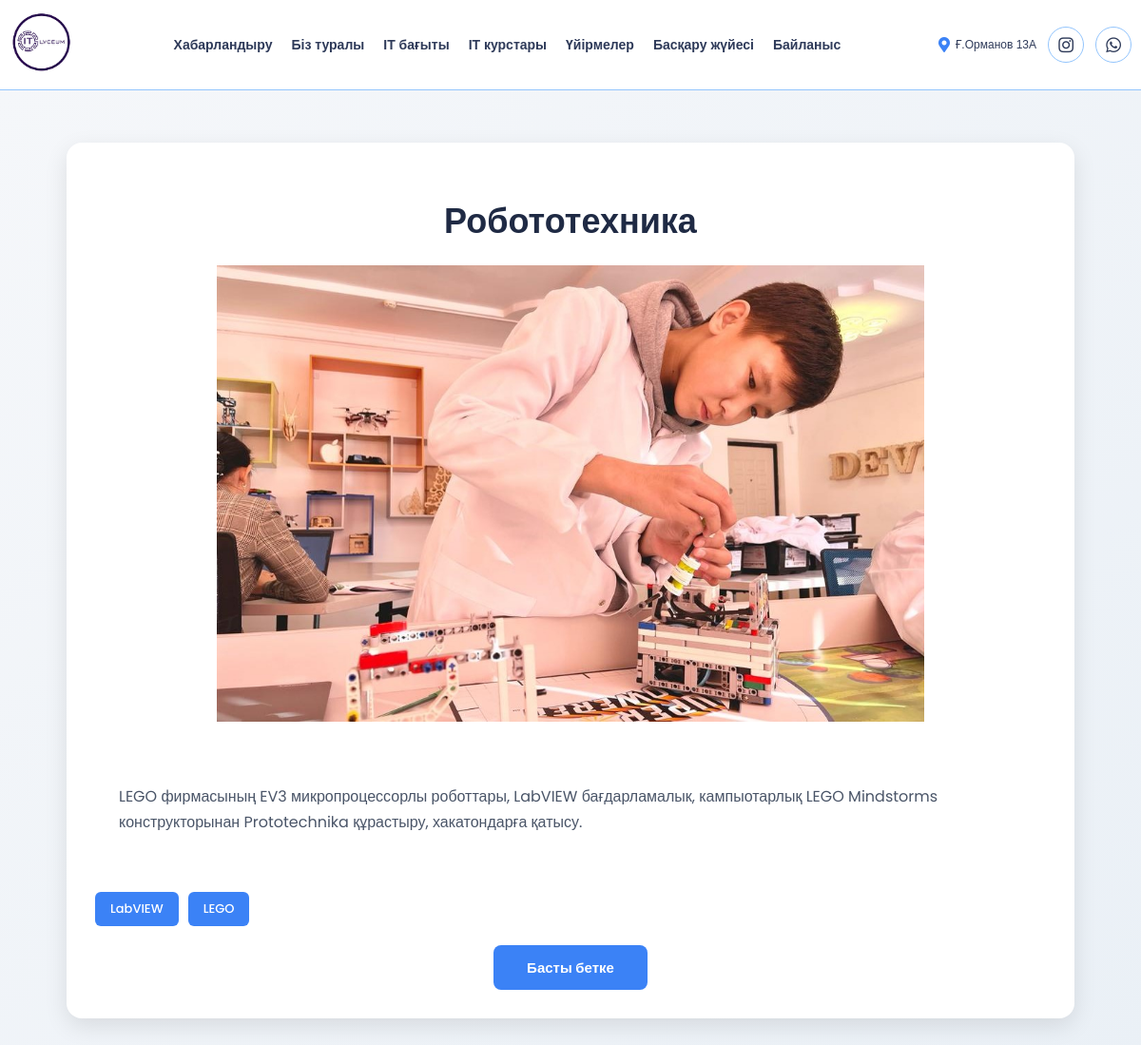
/itb/1/, run on the app's committed database.
### main/models.py (models this page shows, shortened)
class ITCourse(models.Model):
    image = models.ImageField(upload_to='it_course_images/', blank=True, null=True)
    image1 = models.ImageField(upload_to='it_course_images/', blank=True, null=True)
    image2 = models.ImageField(upload_to='it_course_images/', blank=True, null=True)
    image3 = models.ImageField(upload_to='it_course_images/', blank=True, null=True)
    image4 = models.ImageField(upload_to='it_course_images/', blank=True, null=True)
    title = models.CharField(max_length=200, verbose_name="Название курса")
    description = models.TextField(verbose_name="Краткое описание")
    full_description = models.TextField(blank=True, verbose_name="Полное описание")
    button_text = models.CharField(max_length=100, default="Толығырақ", verbose_name="Текст кнопки")
    button_url = models.URLField(blank=True, null=True, verbose_name="Ссылка")
    technologies = models.ManyToManyField('Technology', verbose_name="Технологии")
    class Meta:
        verbose_name = "IT курс"
        verbose_name_plural = "IT курсы"

class Technology(models.Model):
    name = models.CharField(max_length=100, verbose_name="Название технологии")
    css_class = models.CharField(max_length=50, verbose_name="CSS класс", help_text="Например, 'html', 'css', 'python'")
    class Meta:
        verbose_name = "Технология"
        verbose_name_plural = "Технологии"

### main/views.py (the view)
# urls.py: path('itb/<int:course_id>/', views.itb, name='itb'),
def itb(request, course_id):
    course = get_object_or_404(ITCourse, id=course_id)
    context = {
        'course': course,
    }
    return render(request, 'itb.html', context)

### main/templates/itb.html (shortened to what this page needs)
{% extends 'layout.html' %}
{% load static %}
{% block link %}
    <link rel="stylesheet" href="{% static 'css/itb.css' %}">
    <link rel="stylesheet" href="https://cdnjs.cloudflare.com/ajax/libs/font-awesome/5.15.4/css/all.min.css"/>
    <link rel="stylesheet" href="https://cdn.jsdelivr.net/npm/swiper@11/swiper-bundle.min.css"/>
{% endblock %}
{% block content %}
  <section class="it-course-detail">
    <div class="it-course-container">
      <h2 class="it-course-title">{{ course.title }}</h2>
      <div class="it-course-image" onclick="openModal('{% if course.image %}{{ course.image.url }}{% else %}{% static 'img/placeholder.jpg' %}{% endif %}')">
        <img src="{% if course.image %}{{ course.image.url }}{% else %}{% static 'img/placeholder.jpg' %}{% endif %}" alt="{{ course.title }}">
      </div>
      <div class="it-course-content">
        <div class="it-course-text">
          <p>{{ course.full_description|default:course.description }}</p>
        </div>
        <div class="it-course-icons">
          {% for tech in course.technologies.all %}
            <span class="tech-icon {{ tech.css_class }}">{{ tech.name }}</span>
          {% endfor %}
        </div>
        <a href="{% url 'home' %}#it-courses" class="it-course-button">Басты бетке</a>
      </div>
    </div>
  </section>
{% endblock %}

### main/static/css/style.css (style rules this page uses)
body { margin: 0; font-family: Arial, sans-serif; background-color: #F5F7FA; color: #2E3A59; }

### main/static/css/itb.css (style rules this page uses)
.it-course-detail { padding: 60px 15px; background: linear-gradient(135deg, #F5F7FA 0%, #EAF0F6 100%); min-height: 100vh; display: flex; justify-content: center; align-items: center; }
.it-course-container { max-width: 1200px; margin: 0 auto; background: #FFFFFF; border-radius: 16px; box-shadow: 0 8px 24px rgba(0, 0, 0, 0.1); padding: 30px; animation: fadeIn 0.8s ease forwards; }
.it-course-title { font-family: 'Montserrat', sans-serif; font-size: 36px; font-weight: 700; color: #1F2A44; text-align: center; margin-bottom: 25px; animation: slideIn 0.6s ease forwards; }
.it-course-image { min-width: 100%; max-width: 100%; border-radius: 12px; overflow: hidden; margin: 0 auto 20px; cursor: pointer; transition: transform 0.3s ease; }
.it-course-image img { width: 100%; height: auto; max-height: 60vh; object-fit: contain; border-radius: 12px; }
.it-course-content { max-width: 1000px; margin: 0 auto; }
.it-course-text { background: rgba(255, 255, 255, 0.95); border-radius: 12px; padding: 25px; margin-bottom: 20px; animation: fadeInUp 0.6s ease forwards 0.1s; }
.it-course-text p { font-family: 'Poppins', sans-serif; font-size: 16px; color: #4A5568; line-height: 1.7; margin-bottom: 15px; }
.it-course-icons { display: flex; gap: 10px; flex-wrap: wrap; margin-bottom: 20px; }
.tech-icon { padding: 8px 16px; background: #3B82F6; color: #FFFFFF; font-family: 'Poppins', sans-serif; font-size: 13px; font-weight: 500; border-radius: 6px; transition: background 0.3s ease; }
.it-course-button { display: inline-block; padding: 12px 35px; background: #3B82F6; color: #FFFFFF; text-decoration: none; font-family: 'Poppins', sans-serif; font-size: 15px; font-weight: 600; border-radius: 8px; transition: background 0.3s ease, transform 0.2s ease; text-align: center; margin: 0 auto; display: block; width: fit-content; }

### data on the page
ITCourse: title "Робототехника", image (picture), full_description "LEGO фирмасының EV3 микропроцессорлы роботтары, LabVIEW бағдарламалык, кампыотарлық LEGO Mindstorms конструкторынан Prototechnika құрастыру, хакатондарға қатысу."
Technology: name "LabVIEW"
Technology: name "LEGO"
